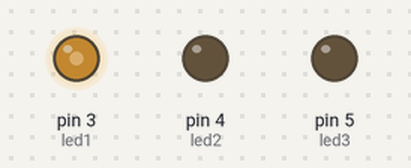
The sketch below on a simulated Arduino Uno, built with avr-gcc and run on an emulated ATmega328P. On the bench: output pins drawn as LEDs (lit = HIGH).

Above: at 0.1 s.
Timing chart, 0 to 1.6 s (numbered marks = the images above):
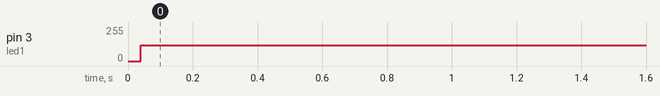

The sketch:

sketch_mar08a.ino
```cpp
const int led1 = 3; //YELLOW
const int led2 = 4; //RED
const int led3 = 5; //GREEN

void setup() {
  pinMode(led1,OUTPUT);
  pinMode(led2,OUTPUT);
  pinMode(led3,OUTPUT);
}

void loop() {
  // put your main code here, to run repeatedly:
  digitalWrite(led1,HIGH);
  digitalWrite(led1,HIGH);
  digitalWrite(led1,HIGH);

  digitalWrite(led1,LOW);
  digitalWrite(led1,LOW);
  digitalWrite(led1,LOW);
}
```

Measured:
- by itself, pin 3 (led1): 0/255 → 119/255 at 0.04 s
